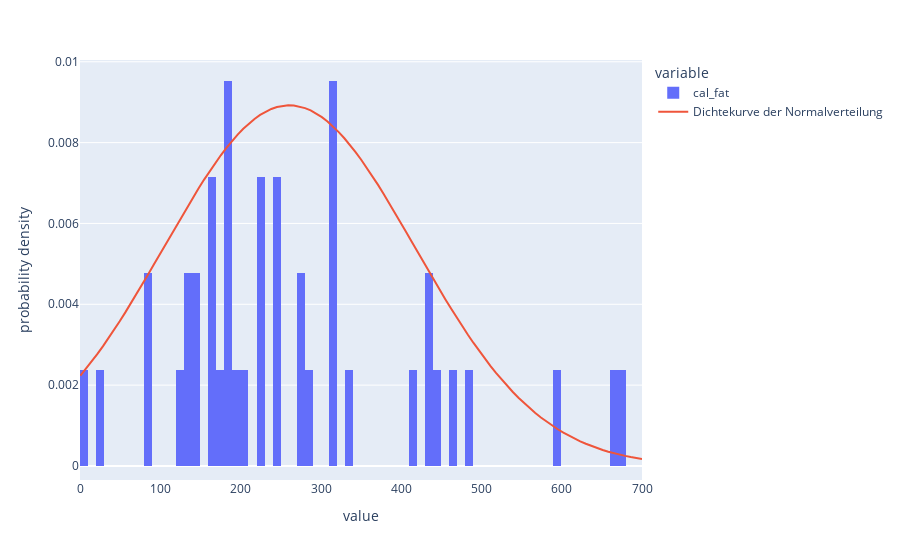

Notebook source saved alongside this figure:
### Code cell
hist = px.histogram(dairy_queen['cal_fat'], histnorm="probability density",nbins=100)
hist.add_scatter(x=x, y=y*3.5, name=f"Dichtekurve der Normalverteilung")
hist.show()
